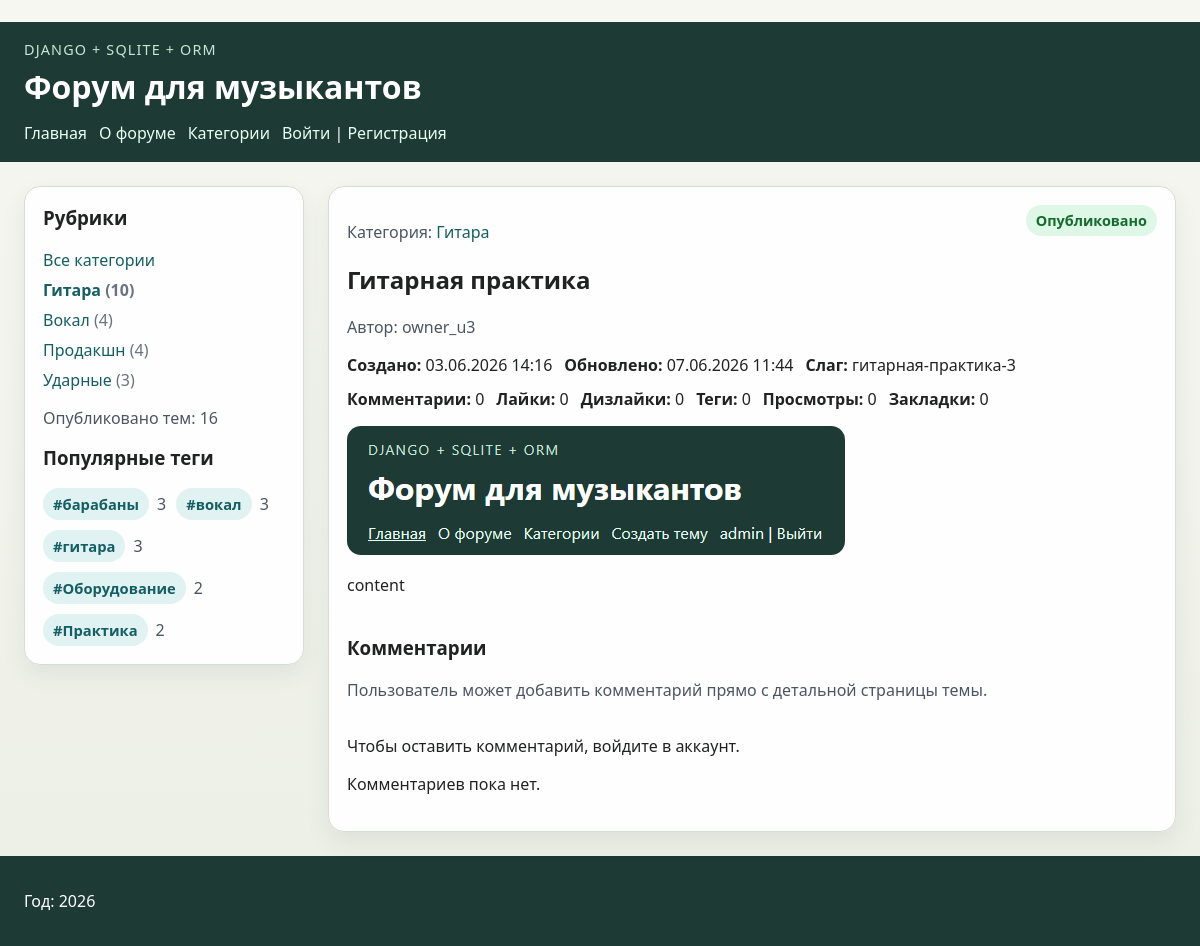
/discussions/гитарная-практика-3/, run on the app's committed database.
### musicforum/models.py (models this page shows, shortened)
class Tag(models.Model):
    name = models.CharField("Название тега", max_length=100, unique=True)
    slug = models.SlugField("Слаг", max_length=100, unique=True, allow_unicode=True)
    class Meta:
        ordering = ("name",)
        verbose_name = "тег"
        verbose_name_plural = "теги"

class Discussion(models.Model):
    Category = MusicCategory
    Status = DiscussionStatus
    CATEGORY_DESCRIPTIONS = {
        MusicCategory.GUITAR: "Выбор инструментов, усилителей, педалей и техники игры.",
        MusicCategory.VOCALS: "Постановка голоса, дыхание и сценическая подача.",
        MusicCategory.PRODUCTION: "Запись, сведение, плагины и домашние студии.",
        MusicCategory.DRUMS: "Установки, пэды, ритм и упражнения для барабанщиков.",
    }
    ORDERING_OPTIONS = [
        ("-created_at", "Сначала новые"),
        ("created_at", "Сначала старые"),
        ("title", "Название: А-Я"),
        ("-title", "Название: Я-А"),
        ("author", "Автор: А-Я"),
        ("-comment_count", "По количеству комментариев"),
        ("-like_count", "По количеству лайков"),
    ]
    title = models.CharField("Название темы", max_length=255)
    slug = models.SlugField("Слаг", max_length=255, unique=True, blank=True, allow_unicode=True)
    author = models.CharField("Автор", max_length=100)
    created_by = models.ForeignKey(
        settings.AUTH_USER_MODEL,
        verbose_name="Создатель",
        related_name="created_discussions",
        on_delete=models.SET_NULL,
        blank=True,
        null=True,
    )
    category = models.CharField(
        "Категория",
        max_length=20,
        choices=MusicCategory.choices,
        default=MusicCategory.GUITAR,
    )
    status = models.CharField(
        "Статус",
        max_length=20,
        choices=DiscussionStatus.choices,
        default=DiscussionStatus.PUBLISHED,
    )
    content = models.TextField("Содержание")
    photo = models.ImageField(
        "Фото",
        upload_to="photos/%Y/%m/%d/",
        default=None,
        blank=True,
        null=True,
    )
    created_at = models.DateTimeField("Создано", auto_now_add=True)
    updated_at = models.DateTimeField("Изменено", auto_now=True)
    tags = models.ManyToManyField(Tag, verbose_name="Теги", related_name="discussions", blank=True)
    objects = DiscussionManager()
    class Meta:
        ordering = ("-created_at", "-id")
        verbose_name = "обсуждение"
        verbose_name_plural = "обсуждения"
    @property
    def display_author(self):
        if self.created_by_id:
            return _user_display_name(self.created_by)
        return self.author
    @classmethod
    def get_category_catalog(cls):
        totals = cls.objects.category_totals()
        return [
            {
                "slug": value,
                "title": label,
                "description": cls.CATEGORY_DESCRIPTIONS.get(value, ""),
                "count": totals.get(value, 0),
            }
            for value, label in cls.Category.choices
        ]
    @classmethod
    def get_category_data(cls, slug):
        for item in cls.get_category_catalog():
            if item["slug"] == slug:
                return item
        return None
    @classmethod
    def get_status_options(cls):
        return list(cls.Status.choices)
    @classmethod
    def get_ordering_options(cls):
        return cls.ORDERING_OPTIONS

class DiscussionPassport(models.Model):
    discussion = models.OneToOneField(
        Discussion,
        verbose_name="Обсуждение",
        related_name="passport",
        on_delete=models.CASCADE,
    )
    views_count = models.PositiveIntegerField("Количество просмотров", default=0)
    bookmarks_count = models.PositiveIntegerField("Количество закладок", default=0)
    class Meta:
        verbose_name = "паспорт обсуждения"
        verbose_name_plural = "паспорта обсуждений"

### users/models.py (models this page shows)
class User(AbstractUser):
    photo = models.ImageField(
        upload_to='users/%Y/%m/%d/',
        blank=True,
        null=True,
        verbose_name='Фотография',
    )
    date_birth = models.DateField(
        blank=True,
        null=True,
        verbose_name='Дата рождения',
    )
    social_auth_verified = models.BooleanField(
        default=False,
        verbose_name='Социальная авторизация подтверждена',
    )
    class Meta:
        permissions = [
            ('social_auth', 'Можно авторизоваться через социальные сети'),
        ]

### musicforum/views.py (the view)
# urls.py: path("discussions/<str:slug>/", views.DiscussionDetailView.as_view(), name="discussion"),
class DiscussionDetailView(DataMixin, DetailView):
    model = Discussion
    template_name = "musicforum/discussion.html"
    context_object_name = "discussion"
    slug_field = "slug"
    slug_url_kwarg = "slug"
    def get_queryset(self):
        return _get_discussion_queryset()
    def get_context_data(self, **kwargs):
        context = super().get_context_data(**kwargs)
        user_reaction = None
        if self.request.user.is_authenticated:
            user_reaction = self.object.reactions.filter(user=self.request.user).first()
        return self.get_mixin_context(
            context,
            title=self.object.title,
            category=Discussion.get_category_data(self.object.category),
            current_category=self.object.category,
            comment_form=CommentForm(),
            can_edit_discussion=self.request.user.is_authenticated
            and (self.request.user.is_staff or self.object.created_by_id == self.request.user.id),
            user_reaction=user_reaction,
        )

### musicforum/data.py (called while the page is built)
def get_menu():
    return MENU

### musicforum/models.py (called while the page is built)
def _user_display_name(user):
    if not user:
        return ""
    full_name = (user.get_full_name() or "").strip()
    return full_name or user.get_username()

    def with_status(self, status):
        if not status:
            return self
        return self.filter(status=status)

    def published(self):
        return self.with_status(DiscussionStatus.PUBLISHED)

    def category_totals(self):
        return dict(
            self.get_queryset()
            .values("category")
            .annotate(total=Count("id"))
            .values_list("category", "total")
        )

### musicforum/templatetags/musicforum_tags.py (called while the page is built)
@register.simple_tag
def forum_name():
    return "Форум для музыкантов"

@register.simple_tag
def published_discussions_total():
    return Discussion.objects.published().count()

@register.inclusion_tag("musicforum/includes/category_list.html")
def show_categories(selected_slug=""):
    return {
        "categories": Discussion.get_category_catalog(),
        "selected_slug": selected_slug,
    }

@register.inclusion_tag("musicforum/includes/popular_tags.html")
def show_popular_tags(limit=5):
    return {
        "popular_tags": Tag.objects.annotate(total=Count("discussions", distinct=True))
        .filter(total__gt=0)
        .order_by("-total", "name")[:limit]
    }

### musicforum/utils.py (called while the page is built)
    def get_mixin_context(self, context, **kwargs):
        if self.title_page:
            context["title"] = self.title_page
        context["menu"] = get_menu()
        context["current_category"] = ""
        context["category_options"] = Discussion.Category.choices
        context["status_options"] = Discussion.get_status_options()
        context["ordering_options"] = Discussion.get_ordering_options()
        context["all_tags"] = Tag.objects.order_by("name")
        context.update(kwargs)
        return context

### users/context_processors.py (called while the page is built)
def get_forum_context(request):
    return {'menu': get_menu()}

### musicforum/templates/musicforum/discussion.html (shortened to what this page needs)
{% extends 'musicforum/base.html' %}
{% block content %}
    <article class="detail-card" id="discussion-top">
        <div class="detail-header">
            <div>
                <p class="detail-meta">
                    Категория:
                    <a href="{% url 'musicforum:category' category.slug %}">{{ category.title }}</a>
                </p>
                <h2>{{ discussion.title }}</h2>
                <p class="detail-meta">Автор: {{ discussion.display_author }}</p>
            </div>
            <span class="status-badge status-{{ discussion.status }}">{{ discussion.get_status_display }}</span>
        </div>
        <div class="detail-meta-grid">
            <p><strong>Создано:</strong> {{ discussion.created_at|date:"d.m.Y H:i" }}</p>
            <p><strong>Обновлено:</strong> {{ discussion.updated_at|date:"d.m.Y H:i" }}</p>
            <p><strong>Слаг:</strong> {{ discussion.slug }}</p>
            <p><strong>Комментарии:</strong> {{ discussion.comment_count }}</p>
            <p><strong>Лайки:</strong> {{ discussion.like_count }}</p>
            <p><strong>Дизлайки:</strong> {{ discussion.dislike_count }}</p>
            <p><strong>Теги:</strong> {{ discussion.tag_count }}</p>
            <p><strong>Просмотры:</strong> {{ discussion.passport.views_count }}</p>
            <p><strong>Закладки:</strong> {{ discussion.passport.bookmarks_count }}</p>
        </div>
        {% if discussion.photo %}
            <p><img class="discussion-photo" src="{{ discussion.photo.url }}" alt="{{ discussion.title }}"></p>
        {% endif %}
        <div class="article-body">
            {{ discussion.content|linebreaks }}
        </div>
        <section class="comments-section" id="comments">
            <div class="page-heading">
                <div>
                    <h3>Комментарии</h3>
                    <p class="lead">Пользователь может добавить комментарий прямо с детальной страницы темы.</p>
                </div>
            </div>
            {% if user.is_authenticated %}
                <form class="editor-form comment-form" method="post" action="{% url 'musicforum:discussion_comment' discussion.slug %}">
                    {% csrf_token %}
                    {% for field in comment_form %}
                        <div class="form-field">
                            <label for="{{ field.id_for_label }}">{{ field.label }}</label>
                            {{ field }}
                            {% if field.help_text %}
                                <small>{{ field.help_text }}</small>
                            {% endif %}
                            {% if field.errors %}
                                <div class="form-error">{{ field.errors }}</div>
                            {% endif %}
                        </div>
                    {% endfor %}
                    <div class="button-row">
                        <button class="button" type="submit">Отправить комментарий</button>
                    </div>
                </form>
            {% else %}
                <p>Чтобы оставить комментарий, войдите в аккаунт.</p>
            {% endif %}
            {% if discussion.comment_count %}
                <ul class="comment-list">
                    {% for comment in discussion.comments.all %}
                        <li>
                            <p>
                                <strong>{{ comment.display_author }}</strong>
                                <span class="detail-meta">{{ comment.created_at|date:"d.m.Y H:i" }}</span>
                            </p>
                            <p>{{ comment.text }}</p>
                        </li>
                    {% endfor %}
                </ul>
            {% else %}
                <p>Комментариев пока нет.</p>
            {% endif %}
        </section>
    </article>
{% endblock %}

### musicforum/templates/musicforum/includes/popular_tags.html
{% if popular_tags %}
    <ul class="tag-cloud">
        {% for tag in popular_tags %}
            <li>
                <span class="tag-badge">#{{ tag.name }}</span>
                <span class="tag-total">{{ tag.total }}</span>
            </li>
        {% endfor %}
    </ul>
{% else %}
    <p class="sidebar-summary">Теги появятся после заполнения базы.</p>
{% endif %}

### musicforum/static/musicforum/css/styles.css (style rules this page uses)
body { margin: 0; font-family: "Segoe UI", sans-serif; background: linear-gradient(180deg, #f7f7f2 0%, #ecefe6 100%); color: #202321; }
a { color: #155e63; text-decoration: none; }
.sidebar, .discussion-list li, .category-cards li, .detail-card, .filter-form, .editor-form, .stat-card { background: rgba(255, 255, 255, 0.94); border: 1px solid #d6ddd5; border-radius: 16px; box-shadow: 0 10px 24px rgba(30, 58, 52, 0.08); }
.page-heading { display: flex; justify-content: space-between; gap: 16px; align-items: start; margin-bottom: 18px; }
.lead { color: #4b5563; max-width: 720px; }
.filter-form, .editor-form, .detail-card { padding: 18px; }
.discussion-photo { max-width: 100%; border-radius: 14px; }
.card-header, .detail-header, .button-row, .detail-meta-grid, .stats-grid { display: flex; flex-wrap: wrap; gap: 12px; }
.card-header, .detail-header { justify-content: space-between; align-items: start; }
.card-meta, .detail-meta { color: #4b5563; }
.detail-meta-grid p { margin: 0; }
.article-body { margin: 18px 0; line-height: 1.6; }
.tag-list, .tag-cloud, .comment-list { list-style: none; padding: 0; margin: 0; }
.tag-list, .tag-selector, .tag-cloud { display: flex; flex-wrap: wrap; gap: 10px; }
.tag-badge { display: inline-flex; align-items: center; padding: 6px 10px; border-radius: 999px; background: #e0f2f1; color: #155e63; font-size: 0.92rem; font-weight: 600; }
.tag-cloud li { display: flex; align-items: center; gap: 8px; }
.tag-total { color: #4b5563; }
.comments-section { margin-bottom: 18px; }
.status-badge { display: inline-flex; align-items: center; padding: 6px 10px; border-radius: 999px; font-size: 0.9rem; font-weight: 700; }
.status-published { background: #dff7e7; color: #146c2e; }

### data on the page
Tag: name "барабаны", total "3"
Tag: name "вокал", total "3"
Tag: name "гитара", total "3"
Tag: name "Оборудование", total "2"
Tag: name "Практика", total "2"
Discussion: title "Гитарная практика", display_author "owner_u3", status "Опубликовано", created_at "03.06.2026 14:16", updated_at "07.06.2026 11:44", slug "гитарная-практика-3", comment_count "0", like_count "0", dislike_count "0", tag_count "0", passport.views_count "0", passport.bookmarks_count "0", photo (picture), content "content"

### other printed values
{{ item.title }} "Главная" "О форуме" "Категории"
{{ cat.title }} "Гитара" "Вокал" "Продакшн" "Ударные"
{{ cat.count }} "10" "4" "4" "3"
{{ category.title }} "Гитара"
